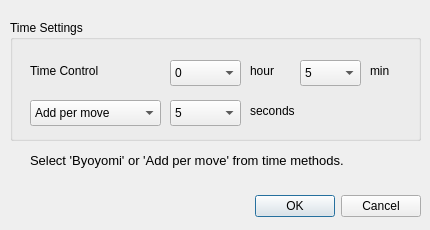
<?xml version="1.0" encoding="UTF-8"?>
<ui version="4.0">
 <class>StartDialog2</class>
 <widget class="QDialog" name="StartDialog2">
  <property name="geometry">
   <rect>
    <x>0</x>
    <y>0</y>
    <width>430</width>
    <height>230</height>
   </rect>
  </property>
  <property name="windowTitle">
   <string>Dialog</string>
  </property>
  <widget class="QDialogButtonBox" name="buttonBox">
   <property name="geometry">
    <rect>
     <x>130</x>
     <y>190</y>
     <width>291</width>
     <height>32</height>
    </rect>
   </property>
   <property name="orientation">
    <enum>Qt::Orientation::Horizontal</enum>
   </property>
   <property name="standardButtons">
    <set>QDialogButtonBox::StandardButton::Cancel|QDialogButtonBox::StandardButton::Ok</set>
   </property>
  </widget>
  <widget class="QGroupBox" name="timeGroupBox">
   <property name="geometry">
    <rect>
     <x>10</x>
     <y>20</y>
     <width>411</width>
     <height>121</height>
    </rect>
   </property>
   <property name="title">
    <string>Time Settings</string>
   </property>
   <widget class="QLabel" name="timeCondition">
    <property name="geometry">
     <rect>
      <x>20</x>
      <y>40</y>
      <width>101</width>
      <height>21</height>
     </rect>
    </property>
    <property name="text">
     <string>Time Control</string>
    </property>
   </widget>
   <widget class="QComboBox" name="byoyomiBox">
    <property name="geometry">
     <rect>
      <x>160</x>
      <y>80</y>
      <width>71</width>
      <height>26</height>
     </rect>
    </property>
    <property name="currentIndex">
     <number>1</number>
    </property>
    <item>
     <property name="text">
      <string>0</string>
     </property>
    </item>
    <item>
     <property name="text">
      <string>5</string>
     </property>
    </item>
    <item>
     <property name="text">
      <string>10</string>
     </property>
    </item>
    <item>
     <property name="text">
      <string>20</string>
     </property>
    </item>
    <item>
     <property name="text">
      <string>30</string>
     </property>
    </item>
    <item>
     <property name="text">
      <string>60</string>
     </property>
    </item>
   </widget>
   <widget class="QComboBox" name="hourBox">
    <property name="geometry">
     <rect>
      <x>160</x>
      <y>40</y>
      <width>71</width>
      <height>26</height>
     </rect>
    </property>
    <item>
     <property name="text">
      <string notr="true">0</string>
     </property>
    </item>
    <item>
     <property name="text">
      <string notr="true">1</string>
     </property>
    </item>
    <item>
     <property name="text">
      <string notr="true">2</string>
     </property>
    </item>
    <item>
     <property name="text">
      <string notr="true">3</string>
     </property>
    </item>
    <item>
     <property name="text">
      <string notr="true">4</string>
     </property>
    </item>
    <item>
     <property name="text">
      <string notr="true">5</string>
     </property>
    </item>
    <item>
     <property name="text">
      <string notr="true">6</string>
     </property>
    </item>
   </widget>
   <widget class="QComboBox" name="minBox">
    <property name="geometry">
     <rect>
      <x>290</x>
      <y>40</y>
      <width>61</width>
      <height>26</height>
     </rect>
    </property>
    <property name="currentIndex">
     <number>5</number>
    </property>
    <item>
     <property name="text">
      <string notr="true">0</string>
     </property>
    </item>
    <item>
     <property name="text">
      <string notr="true">1</string>
     </property>
    </item>
    <item>
     <property name="text">
      <string>2</string>
     </property>
    </item>
    <item>
     <property name="text">
      <string>3</string>
     </property>
    </item>
    <item>
     <property name="text">
      <string notr="true">4</string>
     </property>
    </item>
    <item>
     <property name="text">
      <string notr="true">5</string>
     </property>
    </item>
    <item>
     <property name="text">
      <string notr="true">10</string>
     </property>
    </item>
    <item>
     <property name="text">
      <string notr="true">15</string>
     </property>
    </item>
    <item>
     <property name="text">
      <string notr="true">20</string>
     </property>
    </item>
    <item>
     <property name="text">
      <string notr="true">30</string>
     </property>
    </item>
    <item>
     <property name="text">
      <string notr="true">40</string>
     </property>
    </item>
   </widget>
   <widget class="QLabel" name="labelTime">
    <property name="geometry">
     <rect>
      <x>240</x>
      <y>40</y>
      <width>41</width>
      <height>21</height>
     </rect>
    </property>
    <property name="text">
     <string>hour</string>
    </property>
   </widget>
   <widget class="QLabel" name="labelMin">
    <property name="geometry">
     <rect>
      <x>360</x>
      <y>40</y>
      <width>55</width>
      <height>21</height>
     </rect>
    </property>
    <property name="text">
     <string>min</string>
    </property>
   </widget>
   <widget class="QLabel" name="labelSecond">
    <property name="geometry">
     <rect>
      <x>240</x>
      <y>80</y>
      <width>71</width>
      <height>21</height>
     </rect>
    </property>
    <property name="text">
     <string>seconds</string>
    </property>
   </widget>
   <widget class="QComboBox" name="methodBox">
    <property name="geometry">
     <rect>
      <x>20</x>
      <y>80</y>
      <width>131</width>
      <height>26</height>
     </rect>
    </property>
    <property name="currentIndex">
     <number>1</number>
    </property>
    <item>
     <property name="text">
      <string>Byoyomi</string>
     </property>
    </item>
    <item>
     <property name="text">
      <string>Add per move</string>
     </property>
    </item>
   </widget>
  </widget>
  <widget class="QLabel" name="label">
   <property name="geometry">
    <rect>
     <x>30</x>
     <y>150</y>
     <width>391</width>
     <height>21</height>
    </rect>
   </property>
   <property name="font">
    <font>
     <pointsize>10</pointsize>
    </font>
   </property>
   <property name="text">
    <string>Select 'Byoyomi' or 'Add per move' from time methods.</string>
   </property>
  </widget>
 </widget>
 <resources/>
 <connections>
  <connection>
   <sender>buttonBox</sender>
   <signal>accepted()</signal>
   <receiver>StartDialog2</receiver>
   <slot>accept()</slot>
   <hints>
    <hint type="sourcelabel">
     <x>248</x>
     <y>254</y>
    </hint>
    <hint type="destinationlabel">
     <x>157</x>
     <y>274</y>
    </hint>
   </hints>
  </connection>
  <connection>
   <sender>buttonBox</sender>
   <signal>rejected()</signal>
   <receiver>StartDialog2</receiver>
   <slot>reject()</slot>
   <hints>
    <hint type="sourcelabel">
     <x>316</x>
     <y>260</y>
    </hint>
    <hint type="destinationlabel">
     <x>286</x>
     <y>274</y>
    </hint>
   </hints>
  </connection>
 </connections>
</ui>
